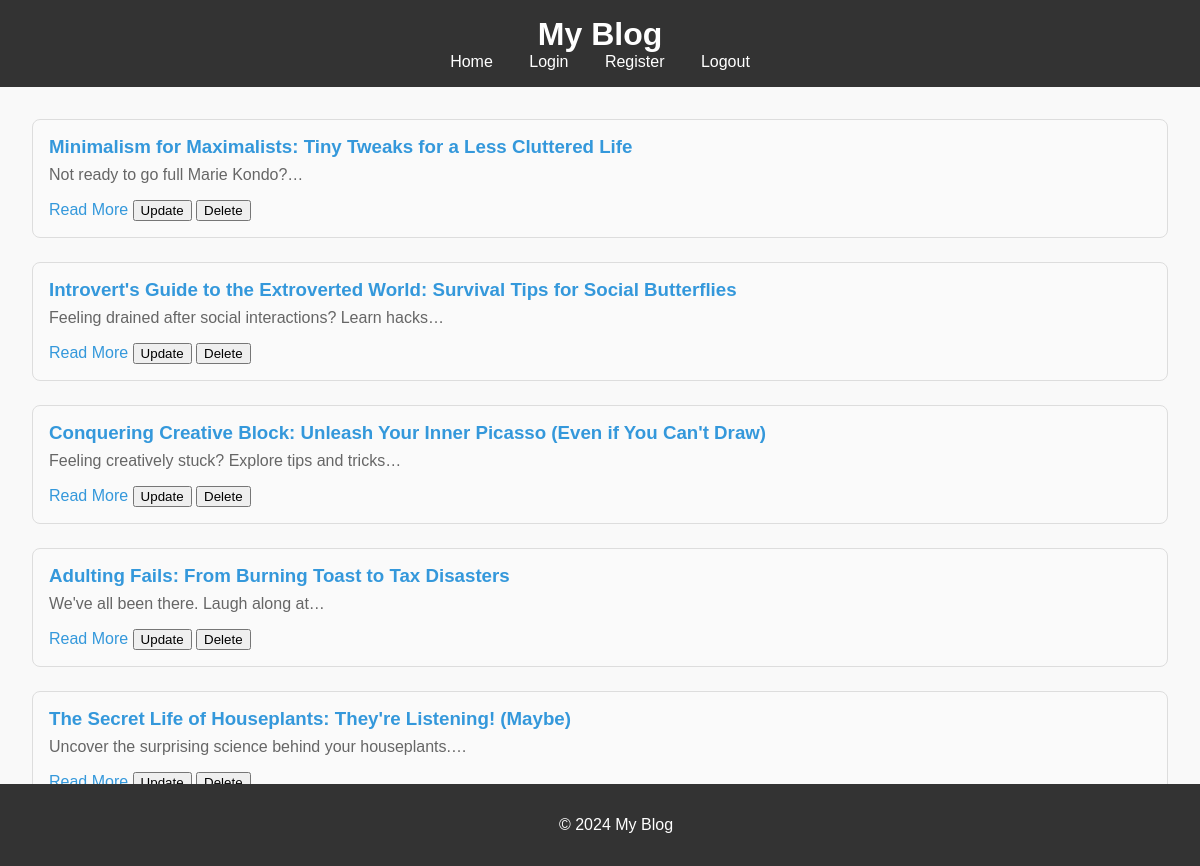
Page /blog/user/debasishsadangi/ on the committed database.
### blog/models.py (models this page shows, shortened)
class Post(models.Model):
    writer = models.ForeignKey(User, on_delete=models.CASCADE)
    title = models.CharField(max_length=255)
    description = models.TextField()
    created_at = models.DateTimeField(default=timezone.now)
    updated_at = models.DateTimeField(auto_now=True)
    def get_excerpt(self, num_words=7):
        return Truncator(strip_tags(self.description)).words(num_words)

### blog/views.py (the view)
# urls.py: path('user/<str:username>/', views.user_posts, name='user_posts'),
def user_posts(request, username):
    user = get_object_or_404(User, username=username)
    user_posts = Post.objects.filter(writer=user).order_by('-created_at')
    return render(request, 'blog/user_posts.html', {'user': user, 'user_posts': user_posts})

### blog/Templates/blog/user_posts.html (shortened to what this page needs)
{% extends 'layout.html' %}
{% block content %}
<section id="user-posts">
    {% if user_posts %}
        {% for post in user_posts %}
            <div class="blog-post">
                <h3><a href="{% url 'blog:view' post.pk %}">{{ post.title }}</a></h3>
                <p>{{ post.get_excerpt }}</p>
                <a href="{% url 'blog:view' post.pk %}">Read More</a>
                <a href="{% url 'blog:update_post' post.pk %}"><button>Update</button></a>
                <a href="{% url 'blog:delete_post' post.pk %}"><button>Delete</button></a>
            </div>
        {% endfor %}
    {% else %}
        <p>No posts found for {{ user.username }}.</p>
    {% endif %}
</section>
{% endblock content %}

### static/css/styles.css (style rules this page uses)
body { font-family: Arial, sans-serif; margin: 0; padding: 0; background-color: #f9f9f9; }
.blog-post { margin-bottom: 1.5rem; padding: 1rem; border: 1px solid #ddd; border-radius: 8px; background-color: #fafafa; transition: background-color 0.3s; }
.blog-post h3 { margin: 0 0 0.5rem 0; color: #333; }
.blog-post p { margin: 0 0 1rem 0; color: #666; }
.blog-post a { color: #3498db; text-decoration: none; }

### rows in the picture
Post: title "Minimalism for Maximalists: Tiny Tweaks for a Less Cluttered Life", get_excerpt "Not ready to go full Marie Kondo?…"
Post: title "Introvert's Guide to the Extroverted World: Survival Tips for Social Butterflies", get_excerpt "Feeling drained after social interactions? Learn hacks…"
Post: title "Conquering Creative Block: Unleash Your Inner Picasso (Even if You Can't Draw)", get_excerpt "Feeling creatively stuck? Explore tips and tricks…"
Post: title "Adulting Fails: From Burning Toast to Tax Disasters", get_excerpt "We've all been there. Laugh along at…"
Post: title "The Secret Life of Houseplants: They're Listening! (Maybe)", get_excerpt "Uncover the surprising science behind your houseplants.…"
